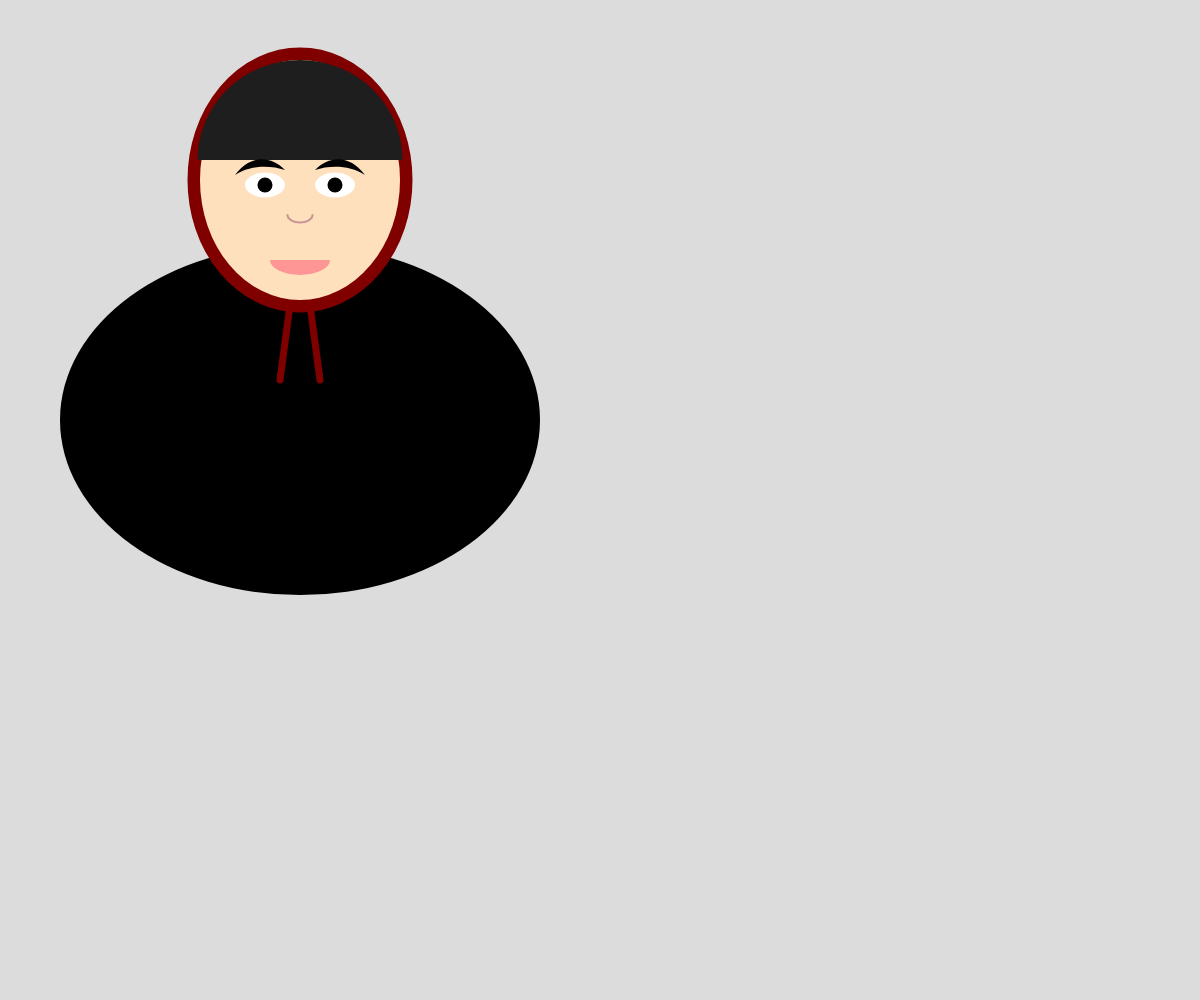
Frame 1 (no input)
Frame 60 (no input): identical to frame 1, image omitted
Frame 120 (the mouse pressed at the canvas centre since frame 60): identical to frame 1, image omitted

The p5.js sketch that drew this single still picture (run headless with seeded random() and noise() and a simulated clock; from frame 60 on, the mouse is pressed at the canvas centre):

// p5.js sketch
// ── sketch.js
function setup() {
  createCanvas(windowWidth, windowHeight);
}

function draw() {
  background(220); 
  
  // 몸
  fill(0); 
  noStroke();
  ellipse(300, 420, 480, 350); 
  
  // 버건디 후드 테두리
  stroke(128, 0, 0);
  strokeWeight(15);
  noFill();
  ellipse(300, 180, 210, 250);
  
  // 얼굴
  fill(255, 224, 189); 
  noStroke();
  ellipse(300, 180, 200, 240); 
  
  // 앞머리
  fill(30); 
  arc(300, 160, 205, 200, PI, TWO_PI); 
  arc(300, 160, 150, 120, PI + QUARTER_PI, TWO_PI - QUARTER_PI);
  
  // 눈
  fill(255); 
  ellipse(265, 185, 40, 25); 
  ellipse(335, 185, 40, 25); 
  fill(0); 
  circle(265, 185, 15); 
  circle(335, 185, 15);
  
  // 눈썹
  fill(0);
  // 왼쪽 눈썹
  beginShape();
  vertex(235, 175); 
  bezierVertex(250, 155, 270, 155, 285, 170); 
  bezierVertex(270, 165, 250, 165, 235, 175); 
  endShape(CLOSE);
  
  // 오른쪽 눈썹
  beginShape();
  vertex(365, 175); 
  bezierVertex(350, 155, 330, 155, 315, 170); 
  bezierVertex(330, 165, 350, 165, 365, 175); 
  endShape(CLOSE);
  
  // 코
  noFill(); 
  stroke(200, 150, 150); 
  strokeWeight(2);
  arc(300, 215, 25, 15, 0, PI); 
  
  // 입
  fill(255, 150, 150); 
  noStroke();
  arc(300, 260, 60, 30, 0, PI); 
  
  // 후드티 끈
  stroke(128, 0, 0); 
  strokeWeight(7); 
  line(290, 305, 280, 380); // 왼쪽 끈
  line(310, 305, 320, 380); // 오른쪽 끈
  
}
